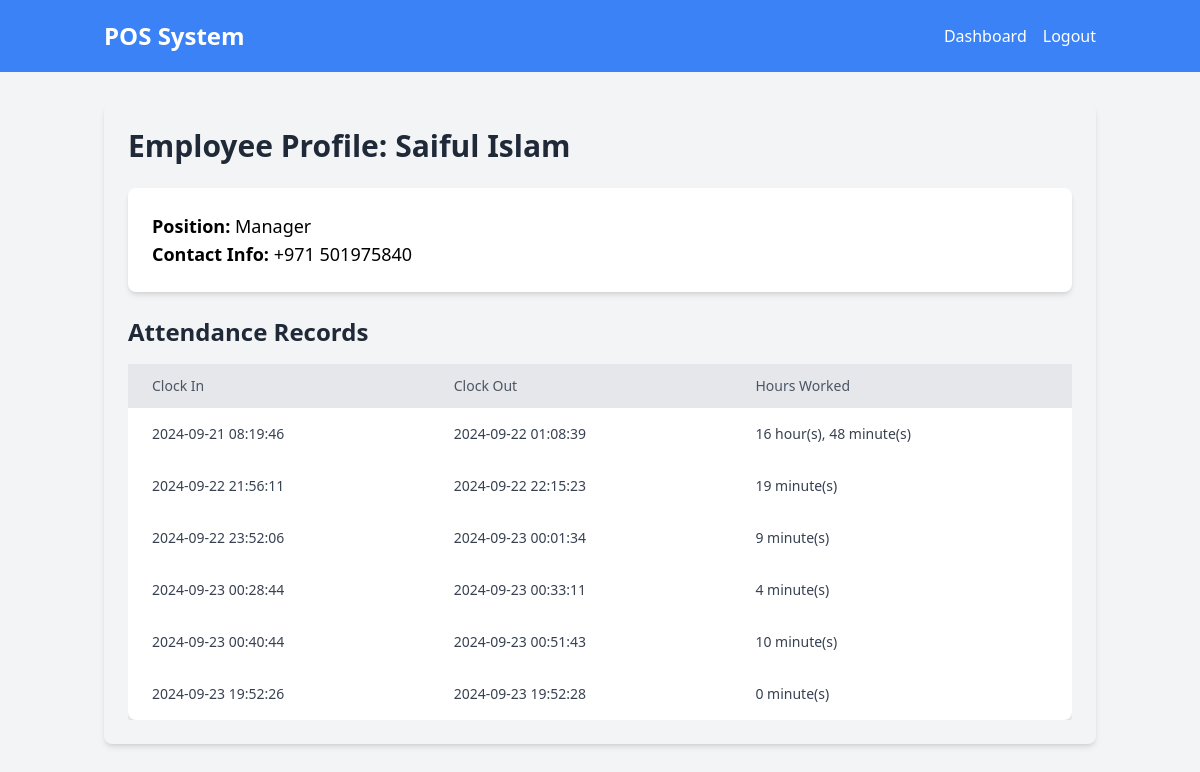
The app's page /employee/profile/1 (signed in), older data.
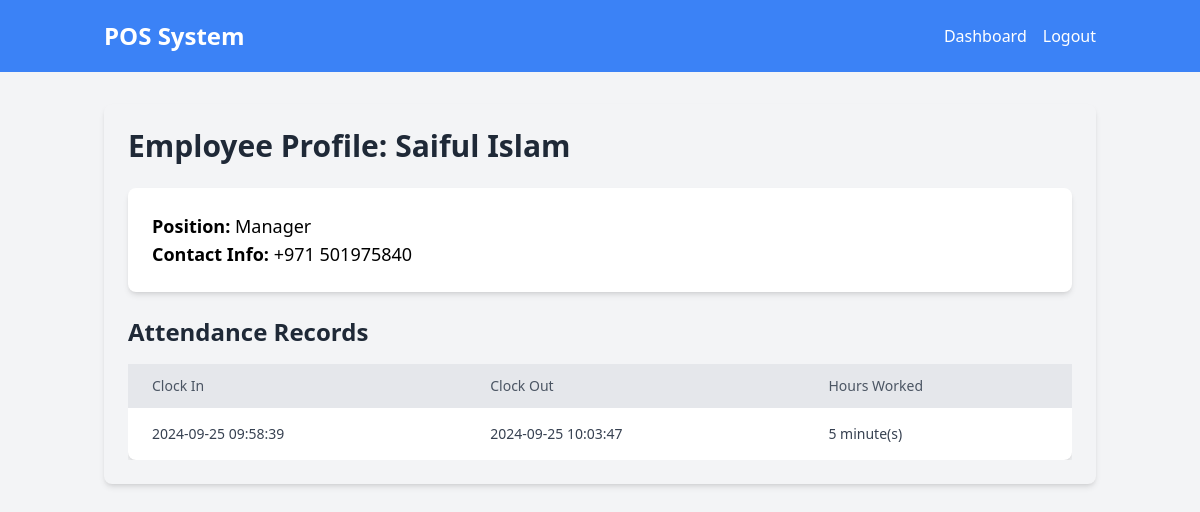
The same page, newer data.
### models.py (models this page shows)
class Attendance(db.Model):
    id = db.Column(db.Integer, primary_key=True)
    employee_id = db.Column(db.Integer, db.ForeignKey('employee.id'), nullable=False)
    clock_in = db.Column(db.DateTime, nullable=False)
    clock_out = db.Column(db.DateTime, nullable=True)
    @property
    def worked_hours(self):
        if self.clock_out:
            worked_time = self.clock_out - self.clock_in
            total_minutes = int(worked_time.total_seconds() / 60)
            hours, minutes = divmod(total_minutes, 60)
            if hours > 0:
                return f"{hours} hour(s), {minutes} minute(s)"
            else:
                return f"{minutes} minute(s)"
        return None

### routes.py (the view)
    @app.route("/employee/profile/<int:employee_id>", methods=["GET"])
    @login_required
    def employee_profile(employee_id):
        employee = Employee.query.get_or_404(employee_id)
        attendance_records = Attendance.query.filter_by(employee_id=employee_id).all()
        return render_template('employee_profile.html', employee=employee, attendance_records=attendance_records)

### templates/employee_profile.html
{% extends "base.html" %} {% block content %}
<div class="container mx-auto p-6 bg-gray-100 rounded-lg shadow-md">
  <h1 class="text-3xl font-bold text-gray-800 mb-6">
    Employee Profile: {{ employee.name }}
  </h1>
  <div class="bg-white p-6 rounded-lg shadow-md mb-6">
    <p class="text-lg"><strong>Position:</strong> {{ employee.position }}</p>
    <p class="text-lg">
      <strong>Contact Info:</strong> {{ employee.contact_info }}
    </p>
  </div>
  <h2 class="text-2xl font-bold text-gray-800 mb-4">Attendance Records</h2>
  <div class="overflow-x-auto">
    <table class="min-w-full bg-white rounded-lg shadow-md">
      <thead class="bg-gray-200">
        <tr>
          <th class="py-3 px-6 text-left text-sm font-medium text-gray-600">
            Clock In
          </th>
          <th class="py-3 px-6 text-left text-sm font-medium text-gray-600">
            Clock Out
          </th>
          <th class="py-3 px-6 text-left text-sm font-medium text-gray-600">
            Hours Worked
          </th>
        </tr>
      </thead>
      <tbody class="text-gray-700">
        {% for record in attendance_records %}
        <tr class="hover:bg-gray-100 transition duration-300">
          <td class="py-4 px-6 text-sm">
            {{ record.clock_in.strftime('%Y-%m-%d %H:%M:%S') }}
          </td>
          <td class="py-4 px-6 text-sm">
            {{ record.clock_out.strftime('%Y-%m-%d %H:%M:%S') if
            record.clock_out else 'Still Working' }}
          </td>
          <td class="py-4 px-6 text-sm">
            {{ record.worked_hours if record.worked_hours else 'N/A' }}
          </td>
        </tr>
        {% endfor %}
      </tbody>
    </table>
  </div>
</div>
{% endblock %}

Row changes from the older to the newer data that the page shows:
removed Attendance: clock_in "2024-09-21 08:19:46", clock_out "2024-09-22 01:08:39", clock_out+clock_in "16 hour(s), 48 minute(s)"
removed Attendance: clock_in "2024-09-22 21:56:11", clock_out "2024-09-22 22:15:23", clock_out+clock_in "19 minute(s)"
removed Attendance: clock_in "2024-09-22 23:52:06", clock_out "2024-09-23 00:01:34", clock_out+clock_in "9 minute(s)"
removed Attendance: clock_in "2024-09-23 00:28:44", clock_out "2024-09-23 00:33:11", clock_out+clock_in "4 minute(s)"
removed Attendance: clock_in "2024-09-23 00:40:44", clock_out "2024-09-23 00:51:43", clock_out+clock_in "10 minute(s)"
removed Attendance: clock_in "2024-09-23 19:52:26", clock_out "2024-09-23 19:52:28", clock_out+clock_in "0 minute(s)"
added Attendance: clock_in "2024-09-25 09:58:39", clock_out "2024-09-25 10:03:47", clock_out+clock_in "5 minute(s)"
